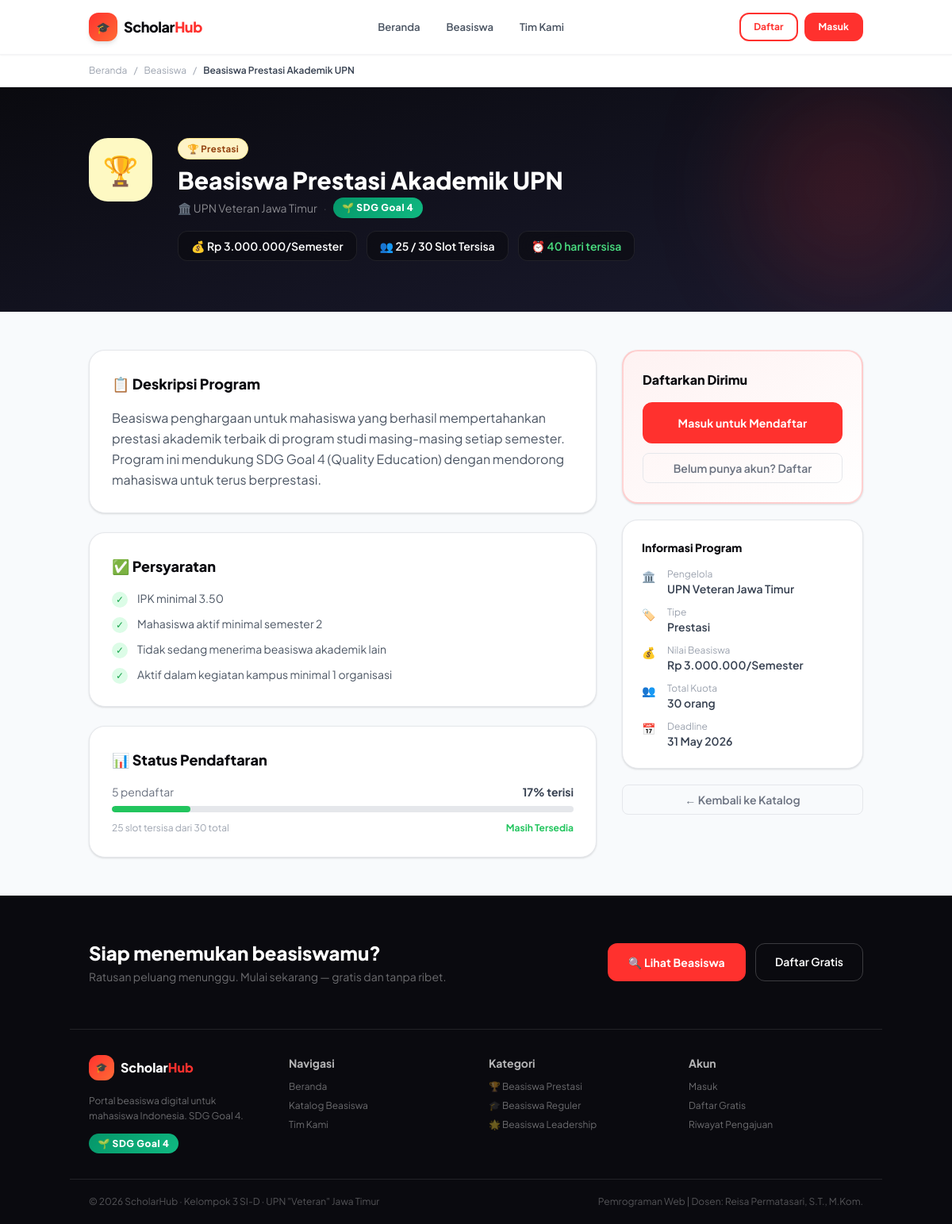
Screenshot of /detail.php?id=1 with the database file from the repository.
### tables this page shows
CREATE TABLE beasiswa (
    id            INT AUTO_INCREMENT PRIMARY KEY,
    nama_beasiswa VARCHAR(200)                              NOT NULL,
    pengelola     VARCHAR(150)                              NOT NULL,
    tipe          ENUM('Prestasi','Reguler','Leadership')  NOT NULL,
    deskripsi     TEXT,
    syarat        TEXT,
    kuota         INT           DEFAULT 50,
    nilai_beasiswa BIGINT       DEFAULT 0,
    deadline      DATE,
    is_active     TINYINT(1)    DEFAULT 1,
    created_at    TIMESTAMP DEFAULT CURRENT_TIMESTAMP
);

### detail.php (the view, shortened to what this page needs)
<?php
require_once 'conf.php';
$id = (int)($_GET['id'] ?? 0);
$stmt = "SELECT * FROM beasiswa WHERE id=$id AND is_active=1 LIMIT 1";
$b    = mysqli_fetch_assoc(mysqli_query($conn, $stmt));
$kq = mysqli_fetch_assoc(mysqli_query($conn, "SELECT COUNT(*) AS n FROM pengajuan WHERE beasiswa_id=$id"));
$diajukan = (int)$kq['n'];
$sisa     = max(0, $b['kuota'] - $diajukan);
$pct      = $b['kuota'] > 0 ? min(100, round($diajukan/$b['kuota']*100)) : 0;
$already_applied = false;
$tipe_icons = ['Prestasi'=>'🏆','Reguler'=>'🎓','Leadership'=>'🌟'];
$days_left  = (int)((strtotime($b['deadline']) - time()) / 86400);
$syarat_list = array_filter(array_map('trim', explode('|', $b['syarat'])));
?>
<!DOCTYPE html>
<html lang="id">
<head>
  <script src="https://cdn.tailwindcss.com"></script>
  <link rel="stylesheet" href="assets/style.css">
</head>
<body class="bg-[#F8FAFC] min-h-screen flex flex-col">
<?php include 'includes/navbar.php'; ?>
<div class="bg-white border-b border-gray-100">
  <div class="container py-3 text-xs text-gray-400 flex items-center gap-2">
    <a href="index.php" class="hover:text-[#FF312E] transition-colors">Beranda</a>
    <span>/</span>
    <a href="catalog.php" class="hover:text-[#FF312E] transition-colors">Beasiswa</a>
    <span>/</span>
    <span class="text-gray-700 font-semibold line-clamp-1"><?= htmlspecialchars($b['nama_beasiswa']) ?></span>
  </div>
</div>
<section class="bg-gradient-to-br from-[#0A0A0F] to-[#1A1A2E] py-16 relative overflow-hidden">
  <div class="absolute top-0 right-0 w-64 h-64 bg-[#FF312E]/15 rounded-full blur-3xl pointer-events-none"></div>
  <div class="container relative z-10">
    <div class="flex flex-col md:flex-row gap-8 items-start">
      <div class="w-20 h-20 rounded-3xl flex-shrink-0 flex items-center justify-center text-4xl
                  <?= $b['tipe']==='Prestasi'?'bg-yellow-100':($b['tipe']==='Leadership'?'bg-purple-100':'bg-blue-100') ?>">
        <?= $tipe_icons[$b['tipe']] ?? '🎓' ?>
      </div>
      <div class="flex-1">
        <?= badge_tipe($b['tipe']) ?>
        <h1 class="text-2xl md:text-3xl font-black text-white mt-2 mb-1">
          <?= htmlspecialchars($b['nama_beasiswa']) ?>
        </h1>
        <p class="text-white/50 text-sm mb-4 flex items-center gap-2">
          🏛️ <?= htmlspecialchars($b['pengelola']) ?>
          <span class="text-white/20">·</span>
          <span class="sdg-badge text-xs">🌱 SDG Goal 4</span>
        </p>
        <div class="flex flex-wrap gap-3">
          <span class="glass-dark px-4 py-2 text-sm text-white rounded-xl font-semibold">
            💰 <?= rupiah($b['nilai_beasiswa']) ?>/Semester
          </span>
          <span class="glass-dark px-4 py-2 text-sm text-white rounded-xl font-semibold">
            👥 <?= $sisa ?> / <?= $b['kuota'] ?> Slot Tersisa
          </span>
          <span class="glass-dark px-4 py-2 text-sm rounded-xl font-semibold <?= $days_left < 0 ? 'text-red-400' : ($days_left <= 14 ? 'text-yellow-400' : 'text-green-400') ?>">
            ⏰ <?= $days_left < 0 ? 'Pendaftaran Ditutup' : ($days_left . ' hari tersisa') ?>
          </span>
        </div>
      </div>
    </div>
  </div>
</section>
<main class="container py-12">
  <div class="grid grid-cols-1 lg:grid-cols-3 gap-8">
    <div class="lg:col-span-2 space-y-6">
      <div class="card p-7">
        <h2 class="text-lg font-black text-[#0A0A0F] mb-4 flex items-center gap-2">
          📋 Deskripsi Program
        </h2>
        <p class="text-gray-600 leading-relaxed"><?= nl2br(htmlspecialchars($b['deskripsi'])) ?></p>
      </div>
      <div class="card p-7">
        <h2 class="text-lg font-black text-[#0A0A0F] mb-4 flex items-center gap-2">
          ✅ Persyaratan
        </h2>
        <ul class="space-y-2.5">
          <?php foreach ($syarat_list as $s): ?>
          <li class="flex items-start gap-3 text-sm text-gray-600">
            <span class="w-5 h-5 rounded-full bg-green-100 text-green-600 flex items-center justify-center text-xs flex-shrink-0 mt-0.5">✓</span>
            <?= htmlspecialchars(trim($s)) ?>
          </li>
          <?php endforeach; ?>
        </ul>
      </div>
      <div class="card p-7">
        <h2 class="text-lg font-black text-[#0A0A0F] mb-4 flex items-center gap-2">
          📊 Status Pendaftaran
        </h2>
        <div class="flex justify-between text-sm mb-2">
          <span class="text-gray-500"><?= $diajukan ?> pendaftar</span>
          <span class="font-bold text-gray-700"><?= $pct ?>% terisi</span>
        </div>
        <div class="progress-track mb-3">
          <div class="progress-fill <?= $pct > 80 ? 'bg-red-500' : ($pct > 50 ? 'bg-yellow-500' : 'bg-green-500') ?>"
               style="width:<?= $pct ?>%"></div>
        </div>
        <div class="flex items-center justify-between text-xs text-gray-400">
          <span><?= $sisa ?> slot tersisa dari <?= $b['kuota'] ?> total</span>
          <?php if ($sisa === 0): ?>
          <span class="text-red-500 font-bold">Kuota Penuh</span>
          <?php elseif ($sisa < 10): ?>
          <span class="text-yellow-500 font-bold">⚠️ Hampir Penuh</span>
          <?php else: ?>
          <span class="text-green-500 font-bold">Masih Tersedia</span>
          <?php endif; ?>
        </div>
      </div>
    </div>
    <div class="space-y-5">
      <div class="card p-6 border-2 border-[#FF312E]/20 bg-gradient-to-br from-red-50 to-white">
        <h3 class="font-black text-[#0A0A0F] text-base mb-4">Daftarkan Dirimu</h3>
        <?php if ($days_left < 0): ?>
          <div class="alert alert-warning text-xs">Pendaftaran untuk beasiswa ini telah ditutup.</div>
        <?php elseif ($sisa === 0): ?>
          <div class="alert alert-error text-xs">Kuota pendaftaran sudah habis.</div>
        <?php elseif ($already_applied): ?>
          <div class="alert alert-success text-xs mb-4">✅ Kamu sudah mengajukan beasiswa ini. Lihat status di Riwayat.</div>
          <a href="riwayat.php" class="btn-dark w-full justify-center">Lihat Riwayat</a>
        <?php else: ?>
          <a href="login.php?redirect=apply.php?id=<?= $b['id'] ?>" id="btn-login-to-apply"
             class="btn-primary w-full justify-center text-sm py-3.5 mb-3">
            Masuk untuk Mendaftar
          </a>
          <a href="register.php" class="btn-ghost w-full justify-center text-sm">
            Belum punya akun? Daftar
          </a>
        <?php endif; ?>
      </div>
      <div class="card p-6">
        <h3 class="font-black text-[#0A0A0F] text-sm mb-4">Informasi Program</h3>
        <div class="space-y-3">
          <?php $info = [
            ['Pengelola',      '🏛️', htmlspecialchars($b['pengelola'])],
            ['Tipe',           '🏷️', $b['tipe']],
            ['Nilai Beasiswa', '💰', rupiah($b['nilai_beasiswa']) . '/Semester'],
            ['Total Kuota',    '👥', $b['kuota'] . ' orang'],
            ['Deadline',       '📅', date('d F Y', strtotime($b['deadline']))],
          ];
          foreach ($info as [$lbl, $ic, $val]): ?>
          <div class="flex items-start gap-3">
            <span class="text-sm w-5 flex-shrink-0"><?= $ic ?></span>
            <div>
              <p class="text-xs text-gray-400"><?= $lbl ?></p>
              <p class="text-sm font-semibold text-gray-700"><?= $val ?></p>
            </div>
          </div>
          <?php endforeach; ?>
        </div>
      </div>
      <a href="catalog.php" class="btn-ghost w-full justify-center text-sm">
        ← Kembali ke Katalog
      </a>
    </div>
  </div>
</main>
<?php include 'includes/footer.php'; ?>
</body>
</html>

### conf.php (shortened to what this page needs)
<?php
function rupiah($n)
{
    return 'Rp ' . number_format($n, 0, ',', '.');
}
function badge_tipe($tipe)
{
    $map = [
        'Prestasi' => ['badge badge-prestasi', '🏆'],
        'Reguler' => ['badge badge-reguler', '🎓'],
        'Leadership' => ['badge badge-leadership', '🌟'],
    ];
    [$cls, $icon] = $map[$tipe] ?? ['badge', ''];
    return "<span class='$cls'>$icon $tipe</span>";
}
?>

### assets/style.css (style rules this page uses)
:root { --clr-primary: #FF312E; --clr-primary-dk: #CC1A18; --clr-dark: #0A0A0F; --clr-dark2: #1A1A2E; --clr-gray: #6B7280; --clr-light: #F8FAFC; --clr-border: #E5E7EB; --clr-text: #1F2937; --clr-muted: #6B7280; --radius-sm: 8px; --radius-md: 12px; --radius-lg: 20px; --radius-xl: 28px; --shadow-sm: 0 1px 3px rgba(0,0,0,.08), 0 1px 2px rgba(0,0,0,.06); --shadow-md: 0 4px 16px rgba(0,0,0,.10), 0 2px 6px rgba(0,0,0,.06); --shadow-lg: 0 10px 40px rgba(0,0,0,.14), 0 4px 12px rgba(0,0,0,.08); --shadow-xl: 0 20px 60px rgba(0,0,0,.18), 0 8px 20px rgba(0,0,0,.12); --transition: all .22s cubic-bezier(.4,0,.2,1); }
*, *::before, *::after { box-sizing: border-box; margin: 0; padding: 0; }
html { scroll-behavior: smooth; -webkit-font-smoothing: antialiased; }
body { font-family: 'Plus Jakarta Sans', 'Space Grotesk', system-ui, sans-serif; color: var(--clr-text); background: var(--clr-light); line-height: 1.6; }
a { color: inherit; text-decoration: none; }
.btn-primary { display: inline-flex; align-items: center; justify-content: center; gap: 6px; background: var(--clr-primary); color: #fff; font-weight: 700; font-size: .875rem; padding: .6rem 1.5rem; border-radius: var(--radius-md); border: 2px solid var(--clr-primary); cursor: pointer; transition: var(--transition); white-space: nowrap; letter-spacing: .01em; }
.btn-ghost { display: inline-flex; align-items: center; gap: 6px; background: transparent; color: var(--clr-gray); font-weight: 600; font-size: .875rem; padding: .5rem 1rem; border-radius: var(--radius-sm); border: 1.5px solid var(--clr-border); cursor: pointer; transition: var(--transition); }
.badge { display: inline-flex; align-items: center; gap: 4px; font-size: .72rem; font-weight: 700; padding: .25rem .7rem; border-radius: 99px; letter-spacing: .03em; }
.badge-prestasi { background: #FEF3C7; color: #92400E; border: 1px solid #FDE68A; }
.card { background: #fff; border-radius: var(--radius-lg); border: 1px solid var(--clr-border); box-shadow: var(--shadow-sm); transition: var(--transition); overflow: hidden; }
.progress-track { height: 8px; background: #E5E7EB; border-radius: 99px; overflow: hidden; }
.progress-fill { height: 100%; border-radius: 99px; transition: width .6s ease; }
.glass-dark { background: rgba(10,10,15,.6); backdrop-filter: blur(20px); border: 1px solid rgba(255,255,255,.08); border-radius: var(--radius-xl); }
.sdg-badge { display: inline-flex; align-items: center; gap: .4rem; background: linear-gradient(135deg, #059669, #10B981); color: #fff; font-size: .7rem; font-weight: 800; padding: .3rem .7rem; border-radius: 99px; letter-spacing: .05em; }
.container { width: 100%; max-width: 1280px; margin: 0 auto; padding: 0 1.5rem; }

### rows the page displays
beasiswa: nama_beasiswa "Beasiswa Prestasi Akademik UPN", tipe "🏆", tipe "Prestasi", pengelola "UPN Veteran Jawa Timur", nilai_beasiswa "Rp 3.000.000", kuota "30", deadline "40", deskripsi "Beasiswa penghargaan untuk mahasiswa yang berhasil mempertahankan prestasi akademik terbaik di program studi masing-masing setiap semester. Program ini mendukung SDG Goal 4 (Quality Education) dengan mendorong mahasiswa untuk terus berprestasi.", syarat "IPK minimal 3.50", syarat "Mahasiswa aktif minimal semester 2", syarat "Tidak sedang menerima beasiswa akademik lain", syarat "Aktif dalam kegiatan kampus minimal 1 organisasi"

### other values shown
$icon "🏆"
$sisa "25"
$diajukan "5"
$pct "17"
$ic "🏛️"
$lbl "Pengelola"
$val "UPN Veteran Jawa Timur"
$ic "🏷️"
$lbl "Tipe"
$val "Prestasi"
$ic "💰"
$lbl "Nilai Beasiswa"
$val "Rp 3.000.000/Semester"
$ic "👥"
$lbl "Total Kuota"
